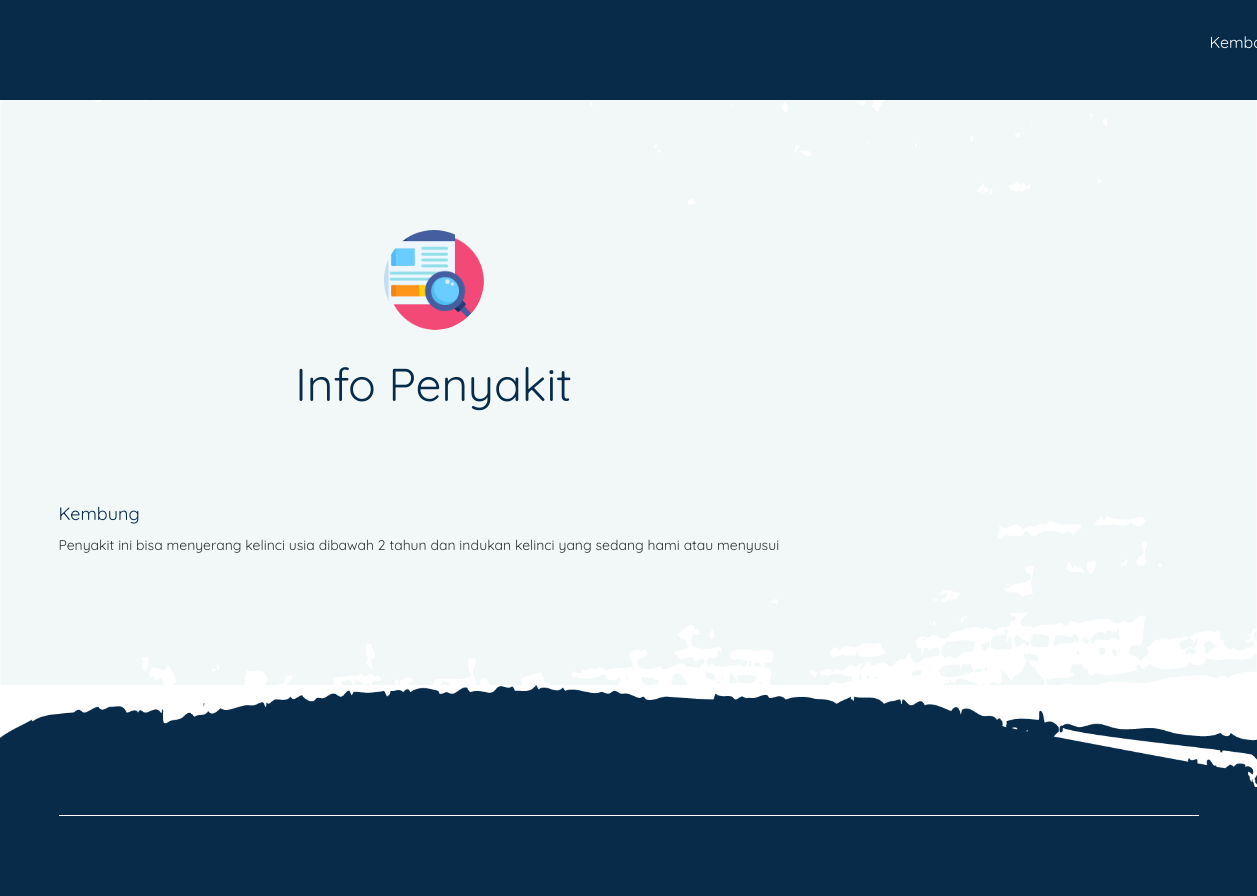
Screenshot of /index.php/Pengelola/detailPenyakit/P01 with the database file from the repository.
### tables this page shows
CREATE TABLE `tb_penyakit` (
  `id_penyakit` varchar(10) NOT NULL,
  `nama_penyakit` varchar(1000) NOT NULL,
  `definisi` text NOT NULL,
  `solusi` text NOT NULL
);

### application/controllers/Pengelola.php (called while the page is built, shortened)
<?php
class Pengelola extends CI_Controller {
	public function __construct(){
		$this->load->helper('url','form');
		$this->load->library('form_validation');
		$this->load->model('M_pengelola');
		$this->load->model('M_penyakit');
		$this->load->model('M_gejala');
	}
	public function detailPenyakit($id_penyakit)
	{
		$data['penyakit']=$this->M_penyakit->getPenyakit($id_penyakit);
		$this->load->view('detail',$data);
	}
}

### index.php (called while the page is built, shortened)
<?php
require_once BASEPATH.'core/CodeIgniter.php';

### application/models/M_penyakit.php (called while the page is built, shortened)
<?php
class M_penyakit extends CI_Model {
	public function getPenyakit($id_penyakit){
		$this->db->where('id_penyakit',$id_penyakit);
		$query= $this->db->get('tb_penyakit');
		return $query->result();
	}
}

### application/views/detail.php (the view, shortened to what this page needs)
<!doctype html>
<html lang="en">
<head>
    <link rel="stylesheet" href="<?php echo base_url()?>/assets/css/bootstrap.min.css">
    <link rel="stylesheet" href="<?php echo base_url()?>/assets/css/animate.css">
    <link rel="stylesheet" href="<?php echo base_url()?>/assets/css/owl.carousel.min.css">
    <link rel="stylesheet" href="<?php echo base_url()?>/assets/css/themify-icons.css">
    <link rel="stylesheet" href="<?php echo base_url()?>/assets/css/flaticon.css">
    <link rel="stylesheet" href="<?php echo base_url()?>/assets/css/magnific-popup.css">
    <link rel="stylesheet" href="<?php echo base_url()?>/assets/css/style.css">
</head>
<body>
    <header class="header_area">
        <div class="main_menu">
            <div class="container">
                <div class="row">
                    <div class="col-lg-12" style="margin-top: 30px">
                        <nav class="navbar navbar-expand-lg navbar-light">
                             <div class="collapse navbar-collapse justify-content-center" id="navbarSupportedContent" style="margin-left: 1100px">
                                <ul class="navbar-nav">
                                    <li class="nav-item">
                                        <a href="<?php echo site_url('Pengelola/index#info')?>" class="nav-link">Kembali</a>
                                    </li>
                                </ul>
                            </div>
                        </nav>
                    </div>
                </div>
            </div>
        </div>
    <section class="service_part section_padding services_bg" id="info">
        <div class="container">
            <div class="row justify-content-center">
                <div class="col-lg-8">
                    <div class="section_tittle text-center">
                        <img src="<?php echo base_url()?>/assets/img/seo.png" height="100" width="100" alt="">
                        <h2>Info Penyakit</h2>
                    </div>
                </div>
            </div>
            <div class="row">
                        <div class="col-lg-12">
                            <div class="single-price">
                                <div class="top-sec d-flex justify-content-between">
                                    <div class="top-left">
                                        <h4><?php echo $penyakit[0]->nama_penyakit?></h4>
                                    </div>
                                </div>
                                <div class="end-sec">
                                    <ul>
                                        <?php echo $penyakit[0]->definisi?>
                                    </ul>
                                </div>
                            </div>
                        </div>
                </div>
            </div>
        </section>
    <footer class="footer_area padding_top">
        <div class="container">
            <div class="row">
                <div class="col-lg-12">
                    <div class="copyright_text">
                    </div>
                </div>
            </div>
        </div>
    </footer>
</body>
</html>

### rows the page displays
tb_penyakit: nama_penyakit "Kembung", definisi "Penyakit ini bisa menyerang kelinci usia dibawah 2 tahun dan indukan kelinci yang sedang hami atau menyusui"
